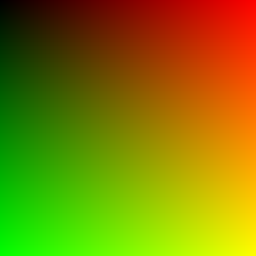
#> input picture improvement1-mask/uv_map_a.png, 256 x 256 px, found by its file name
$ python trans_uv.py
#> lines starting #> are read from the running program, lines starting #| are printed output that depends on the picture; after the words box and inside, x2 and y2 are one past the last pixel; in counts of white or black regions, pixels touching at a corner belong together
import random

from PIL import Image
import numpy as np
from matplotlib import pyplot as plt

N = 4
block = 64
iter = 0
def load_image(path):
#> called with path = 'improvement1-mask/uv_map_a.png'
    image = Image.open(path)
#> image is the input picture: PIL image 256x256 RGB; mean R, G, B 127.4, 127.4, 0
    # 转换为 RGB 格式
    rgb_image = image.convert('RGB')
    return np.array(rgb_image)

def swap_cube(uv,gx,gy,fx,fy,size):
    global iter
    if abs(gx - fx) < size and abs(gy - fy) < size:
        return
    if gx + size > N or gy + size >  N or fx + size > N or fy + size > N:
        return
    iter += 1
    temp = np.copy(uv[gy * block:(gy + size) * block, gx * block:(gx + size) * block])
    uv[gy * block:(gy + size) * block, gx * block:(gx + size) * block] = np.copy(uv[fy * block:(fy + size) * block, fx * block:(fx + size) * block])
    uv[fy * block:(fy + size) * block, fx * block:(fx + size) * block] = temp
    if random.choice([True, False]):
        uv[gy * block:(gy + size) * block, gx * block:(gx + size) * block] = np.transpose(uv[gy * block:(gy + size) * block, gx * block:(gx + size) * block],(1,0,2))
    if random.choice([True, False]):
        uv[fy * block:(fy + size) * block, fx * block:(fx + size) * block] = np.transpose(uv[fy * block:(fy + size) * block, fx * block:(fx + size) * block],(1,0,2))

def swap_triangle(uv,gx,gy,fx,fy,size):
    global iter
    if random.choice([True,False]):
        if abs(gx - fx) < size and abs(gy - fy) < size:
            return
        if gy - size < 0 or gx - size < 0 or gx + size > N or fy + size > N or fx - size < 0 or fx + size > N:
            return
        else:
            iter += 1
            for i in range(size * block):
                gy_1 = gy * block - i - 1
                fy_1 = fy * block + i
                temp = np.copy(uv[gy_1:gy_1 + 1,gx * block - i:gx * block + i + 1,:])
                print(gy_1,fy_1)
                uv[gy_1:gy_1 + 1,gx * block - i:gx * block + i + 1,:] = np.copy(uv[fy_1:fy_1 + 1,fx * block - i:fx * block + i + 1,:])
                uv[fy_1:fy_1 + 1,fx * block - i:fx * block + i + 1,:] = temp

    else:
        if gy == fy and abs(gx - fx) < 2 * size:
            return
        if abs(gx - fx) < size and abs(gy - fy) < size:
            return
        if gy - size < 0 or gx - size < 0 or gx + size > N or fy - size < 0 or fx - size < 0 or fx + size > N:
            return
        else:
            iter += 1
            for i in range(size * block):
                gy_1 = gy * block - i - 1
                fy_1 = fy * block - i - 1
                temp = np.copy(uv[gy_1:gy_1 + 1,gx * block - i:gx * block + i + 1,:])
                uv[gy_1:gy_1 + 1,gx * block - i:gx * block + i + 1,:] = np.copy(uv[fy_1:fy_1 + 1,fx * block - i:fx * block + i + 1,:])
                uv[fy_1:fy_1 + 1,fx * block - i:fx * block + i + 1,:] = temp
def swap_triangle_row(uv,gx,gy,fx,fy,size):
    global iter
    if random.choice([True,False]):
        if gx - size < 0 or gy - size < 0 or gy + size > N or fx + size > N or fy - size < 0 or fy + size > N:
            return
        else:
            iter += 1
            for i in range(size * block):
                gx_1 = gx * block - i - 1
                fx_1 = fx * block + i
                temp = np.copy(uv[gy * block - i:gy * block + i + 1,gx_1:gx_1 + 1,:])
                uv[gy * block - i:gy * block + i + 1,gx_1:gx_1 + 1,:] = np.copy(uv[fy * block - i:fy * block + i + 1,fx_1:fx_1 + 1,:])
                print(gx_1,fx_1)
                uv[fy * block - i:fy * block + i + 1,fx_1:fx_1 + 1,:] = temp

    else:
        if gx == fx and abs(fy - fy) < 2 * size:
            return
        if abs(gx - fx) < size and abs(gy - fy) < size:
            return
        if gx - size < 0 or gy - size < 0 or gy + size > N or fx - size < 0 or fy - size < 0 or fy + size > N:
            return
        else:
            iter += 1
            for i in range(size * block):
                gx_1 = gx * block - i - 1
                fx_1 = fx * block - i - 1
                temp = np.copy(uv[gy * block - i:gy * block + i + 1,gx_1:gx_1 + 1,:])
                print(gx_1, fx_1)
                uv[gy * block - i:gy * block + i + 1,gx_1:gx_1 + 1,:] = np.copy(uv[fy * block - i:fy * block + i + 1,fx_1:fx_1 + 1,:])
                uv[fy * block - i:fy * block + i + 1,fx_1:fx_1 + 1,:] = temp

def trans_uv(trans:int=10,unit:int=4):
    """

    :param trans:how many trans function will do
    :param unit: the min length of polygon, default is 4 means 1/4 photo size
    不妨先分几个情况分别决定要对什么样的进行替换就好了，

    :return:
    """
    global iter
    uv = load_image('improvement1-mask/uv_map_a.png')

    while iter < 2:
        gx = random.randint(0, N - 1)
        gy = random.randint(0, N - 1)
        fx = random.randint(0, N - 1)
        fy = random.randint(0, N - 1)
        size = random.random()
        if size < 0.1:
            size = 1
        else:
            size = 2
        swap_cube(uv,gx,gy,fx,fy,size)
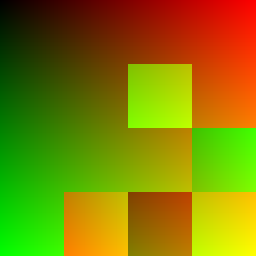
#> uv: shape (256, 256, 3); mean R, G, B 127.4, 127.4, 0
    iter = 0
    while iter < 2:

        gx = random.randint(0, N)
        gy = random.randint(0, N)
        fx = random.randint(0, N)
        fy = random.randint(0, N)
        size = random.random()
        if size < 0.1:
            size = 1
        else:
            size = 2
        swap_triangle(uv,gx,gy,fx,fy,size)
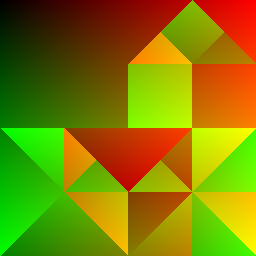
#> uv: shape (256, 256, 3); mean R, G, B 127.4, 127.4, 0
    iter = 0
    while iter < 2:
        gx = random.randint(0, N)
        gy = random.randint(0, N)
        fx = random.randint(0, N)
        fy = random.randint(0, N)
        size = random.random()
        if size < 0.1:
            size = 1
        else:
            size = 2
        swap_triangle_row(uv,gx,gy,fx,fy,size)
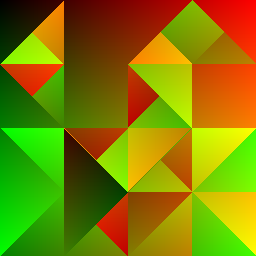
#> uv: shape (256, 256, 3); mean R, G, B 127.4, 127.4, 0

    plt.imshow(uv)
    plt.show()
    image = Image.fromarray(uv)

    image.save('trans_uv.png')
    print('done')

trans_uv()

$ run again, with improvement1-mask/uv_trans2.png copied over improvement1-mask/uv_map_a.png
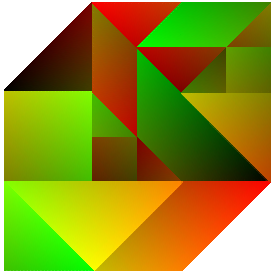
#> input picture improvement1-mask/uv_trans2.png, 272 x 274 px, found by its file name
#> in load_image, image is the input picture: PIL image 272x274 RGBA; mean R, G, B, A 145.6, 145.1, 36, 255
#> after the loop in trans_uv, `while iter < 2:`:
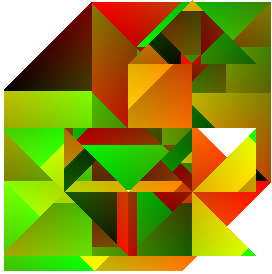
#> uv: shape (274, 272, 3); mean R, G, B 145.6, 145.1, 36
#> after the loop in trans_uv, `while iter < 2:`:
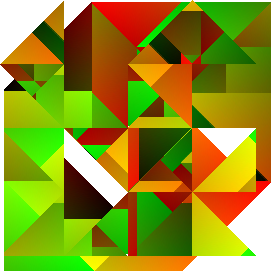
#> uv: shape (274, 272, 3); 19.24% of pixels changed, all inside (x1, y1, x2, y2) = (0, 1, 192, 256)
